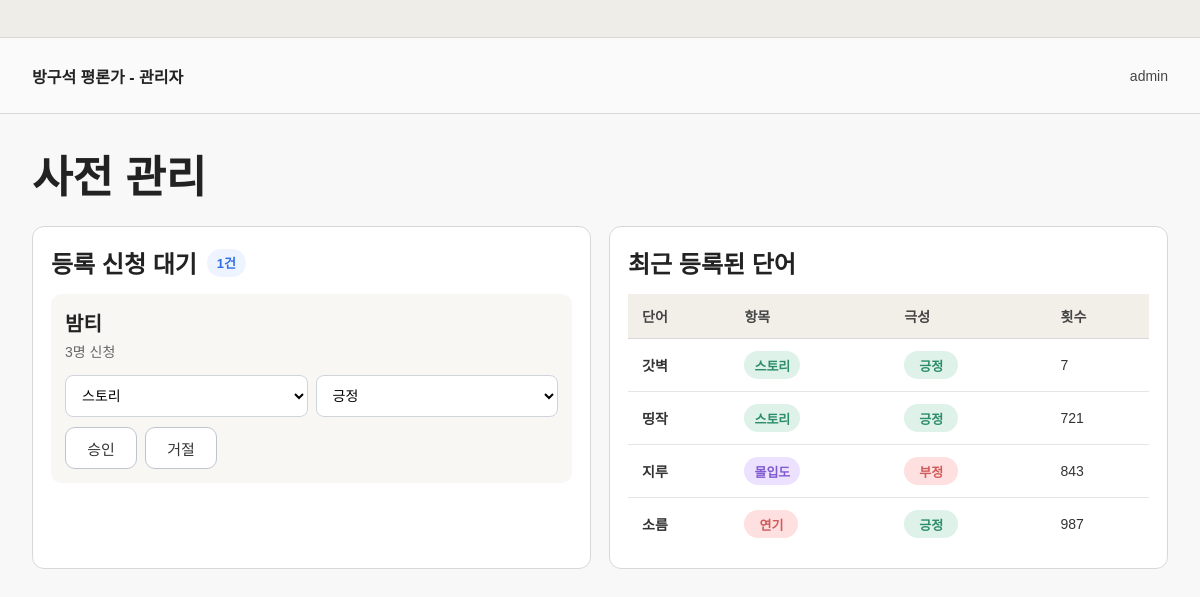
/admin/dictionary (signed in), run on an earlier commit of the app's database.
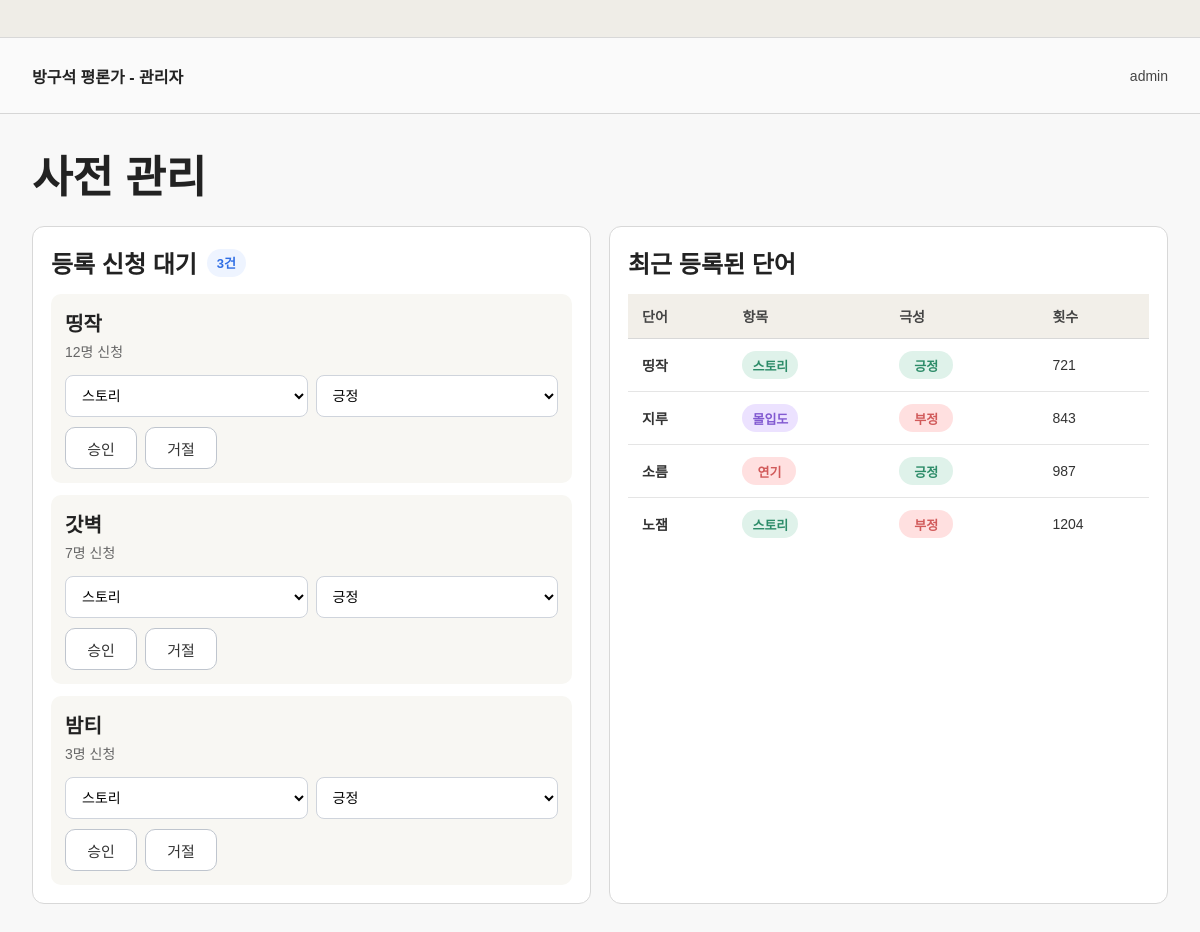
And on a later commit of the database.
### tables this page shows
CREATE TABLE dictionary_requests (
            id INTEGER PRIMARY KEY AUTOINCREMENT,
            word TEXT UNIQUE NOT NULL,
            count INTEGER DEFAULT 1
        );

CREATE TABLE dictionary_words (
            id INTEGER PRIMARY KEY AUTOINCREMENT,
            word TEXT NOT NULL,
            category TEXT NOT NULL,
            sentiment TEXT NOT NULL,
            count INTEGER DEFAULT 1
        );

### app.py (the view)
@app.route("/admin/dictionary")
def dictionary_admin():
    user = get_current_user()
    if not user or user["is_admin"] != 1:
        return redirect(url_for("main"))
    conn = get_db()
    pending_rows = conn.execute(
        "SELECT * FROM dictionary_requests ORDER BY id DESC"
    ).fetchall()
    recent_rows = conn.execute(
        "SELECT * FROM dictionary_words ORDER BY id DESC LIMIT 4"
    ).fetchall()
    conn.close()
    recent_words = enrich_dictionary_items(recent_rows)
    return render_template(
        "dictionary_admin.html",
        pending_requests=[dict(row) for row in pending_rows],
        recent_words=recent_words,
        pending_count=len(pending_rows),
        categories=["스토리", "연출", "연기", "몰입도", "음악"]
    )

### app.py (called while the page is built)
def get_db():
    conn = sqlite3.connect(DB_NAME)
    conn.row_factory = sqlite3.Row
    return conn

def get_current_user():
    if "user_id" not in session:
        return None
    conn = get_db()
    user = conn.execute("SELECT * FROM users WHERE id = ?", (session["user_id"],)).fetchone()
    conn.close()
    return user

def get_category_class(category):
    if category == "스토리":
        return "story"
    if category == "연출":
        return "directing"
    if category == "연기":
        return "acting"
    if category == "몰입도":
        return "immersion"
    if category == "음악":
        return "music"
    return "default"

def get_sentiment_class(sentiment):
    if sentiment == "긍정":
        return "positive"
    return "negative"

def enrich_dictionary_items(rows):
    items = []
    for row in rows:
        item = dict(row)
        item["category_class"] = get_category_class(item["category"])
        item["sentiment_class"] = get_sentiment_class(item["sentiment"])
        items.append(item)
    return items

### templates/dictionary_admin.html (shortened to what this page needs)
<!DOCTYPE html>
<html lang="ko">
<head>
    <link rel="stylesheet" href="{{ url_for('static', filename='style.css') }}">
</head>
<body>
    <div class="window-frame">
        <div class="window-bar"></div>
        <div class="app-shell">
            <header class="top-header">
                <div class="brand">방구석 평론가 - 관리자</div>
                <div class="header-right">
                    <div class="nickname">admin</div>
                </div>
            </header>
            <main class="page-content">
                <section class="dictionary-admin-page">
                    <h1>사전 관리</h1>
                    <div class="dictionary-admin-grid">
                        <div class="dictionary-admin-panel">
                            <div class="dictionary-admin-title-row">
                                <h2>등록 신청 대기</h2>
                                <span class="pending-count">{{ pending_count }}건</span>
                            </div>
                            <div class="dictionary-pending-list">
                                {% for item in pending_requests %}
                                <div class="dictionary-pending-card vertical">
                                    <div class="dictionary-pending-info">
                                        <div class="dictionary-pending-word">{{ item.word }}</div>
                                        <div class="dictionary-pending-meta">
                                            {{ item.count }}명 신청
                                        </div>
                                    </div>
                                    <form action="/admin/dictionary/action" method="post" class="dictionary-admin-form">
                                        <div class="dictionary-admin-select-row">
                                            <select name="category" required>
                                                {% for category in categories %}
                                                <option value="{{ category }}">{{ category }}</option>
                                                {% endfor %}
                                            </select>
                                            <select name="sentiment" required>
                                                <option value="긍정">긍정</option>
                                            </select>
                                        </div>
                                        <div class="dictionary-pending-actions">
                                            <button type="submit" name="action" value="approve" class="dictionary-admin-btn">승인</button>
                                            <button type="submit" name="action" value="reject" class="dictionary-admin-btn">거절</button>
                                        </div>
                                    </form>
                                </div>
                                {% endfor %}
                            </div>
                        </div>
                        <div class="dictionary-admin-panel">
                            <div class="dictionary-admin-title-row">
                                <h2>최근 등록된 단어</h2>
                            </div>
                            <table class="dictionary-table compact">
                                <thead>
                                    <tr>
                                        <th>단어</th>
                                        <th>항목</th>
                                        <th>극성</th>
                                        <th>횟수</th>
                                    </tr>
                                </thead>
                                <tbody>
                                    {% for item in recent_words %}
                                    <tr>
                                        <td class="dictionary-word-cell">{{ item.word }}</td>
                                        <td><span class="dict-badge category {{ item.category_class }}">{{ item.category }}</span></td>
                                        <td><span class="dict-badge sentiment {{ item.sentiment_class }}">{{ item.sentiment }}</span></td>
                                        <td>{{ item.count }}</td>
                                    </tr>
                                    {% endfor %}
                                </tbody>
                            </table>
                        </div>
                    </div>
                </section>
            </main>
        </div>
    </div>
</body>
</html>

### static/style.css (style rules this page uses)
* { box-sizing: border-box; margin: 0; padding: 0; font-family: "Malgun Gothic", "Apple SD Gothic Neo", sans-serif; }
body { background: #f3f4f6; color: #222; }
.window-frame { width: 100%; min-height: 100vh; background: #f3f4f6; }
.window-bar { height: 38px; border-bottom: 1px solid #d8d8d8; background: #efede7; }
.app-shell { max-width: 1400px; margin: 0 auto; background: #f8f8f8; min-height: calc(100vh - 38px); }
.top-header { height: 76px; border-bottom: 1px solid #d6d6d6; display: flex; align-items: center; justify-content: space-between; padding: 0 32px; background: #fafafa; }
.brand { font-size: 16px; font-weight: 700; }
.header-right { display: flex; align-items: center; gap: 14px; }
.nickname { font-size: 14px; color: #444; }
.page-content { padding: 28px 32px 40px; }
.dictionary-table { width: 100%; border-collapse: collapse; background: #fff; }
.dictionary-table thead th { background: #f2efe9; color: #444; font-size: 15px; text-align: left; padding: 14px 16px; border-bottom: 1px solid #d8d8d8; }
.dictionary-table tbody td { padding: 14px 16px; border-bottom: 1px solid #e5e5e5; font-size: 15px; color: #333; }
.dictionary-table tbody tr:last-child td { border-bottom: none; }
.dictionary-table.compact thead th, .dictionary-table.compact tbody td { padding: 12px 14px; font-size: 14px; }
.dictionary-word-cell { font-weight: 700; }
.dict-badge { display: inline-flex; align-items: center; justify-content: center; min-width: 54px; height: 28px; padding: 0 10px; border-radius: 999px; font-size: 13px; font-weight: 700; }
.dict-badge.category.story { background: #dff2ea; color: #2d8c69; }
.dict-badge.category.acting { background: #ffe0e0; color: #d15a5a; }
.dict-badge.category.immersion { background: #ece2ff; color: #825ad1; }
.dict-badge.sentiment.positive { background: #dff2ea; color: #2d8c69; }
.dict-badge.sentiment.negative { background: #ffe0e0; color: #d15a5a; }
.dictionary-admin-page h1 { font-size: 44px; font-weight: 800; margin-bottom: 20px; }
.dictionary-admin-grid { display: grid; grid-template-columns: 1fr 1fr; gap: 18px; }
.dictionary-admin-panel { background: #fff; border: 1px solid #d8d8d8; border-radius: 12px; padding: 18px; }
.dictionary-admin-title-row { display: flex; align-items: center; gap: 10px; margin-bottom: 14px; }
.dictionary-admin-title-row h2 { font-size: 24px; font-weight: 800; }
.pending-count { display: inline-flex; align-items: center; justify-content: center; min-width: 38px; height: 28px; padding: 0 10px; border-radius: 999px; background: #eef4ff; color: #2f6ee5; font-size: 13px; font-weight: 700; }
.dictionary-pending-list { display: flex; flex-direction: column; gap: 12px; }
.dictionary-pending-card { display: flex; align-items: center; justify-content: space-between; gap: 14px; background: #f8f7f3; border-radius: 10px; padding: 14px; }
.dictionary-pending-word { font-size: 20px; font-weight: 800; margin-bottom: 4px; }
.dictionary-pending-meta { font-size: 14px; color: #666; }
.dictionary-pending-actions { display: flex; gap: 8px; flex-shrink: 0; }
.dictionary-admin-btn { height: 42px; min-width: 72px; padding: 0 18px; border: 1px solid #bfc5ce; border-radius: 10px; background: #fff; color: #333; font-size: 15px; cursor: pointer; }
.dictionary-pending-card.vertical { flex-direction: column; align-items: stretch; }
.dictionary-admin-form { display: flex; flex-direction: column; gap: 10px; }
.dictionary-admin-select-row { display: flex; gap: 8px; }
.dictionary-admin-select-row select { flex: 1; height: 42px; border: 1px solid #cfd4dc; border-radius: 8px; padding: 0 12px; font-size: 14px; background: #fff; }

What changed in the data, as far as the page shows it:
removed dictionary_words: word "갓벽", category "스토리", sentiment "긍정", count "7"
added dictionary_requests: word "띵작", count "12"
added dictionary_requests: word "갓벽", count "7"
now on this page (row unchanged): dictionary_words: word "노잼", category "스토리", sentiment "부정", count "1204"
Also different on the page:
{{ pending_count }}: "1" → "3"
